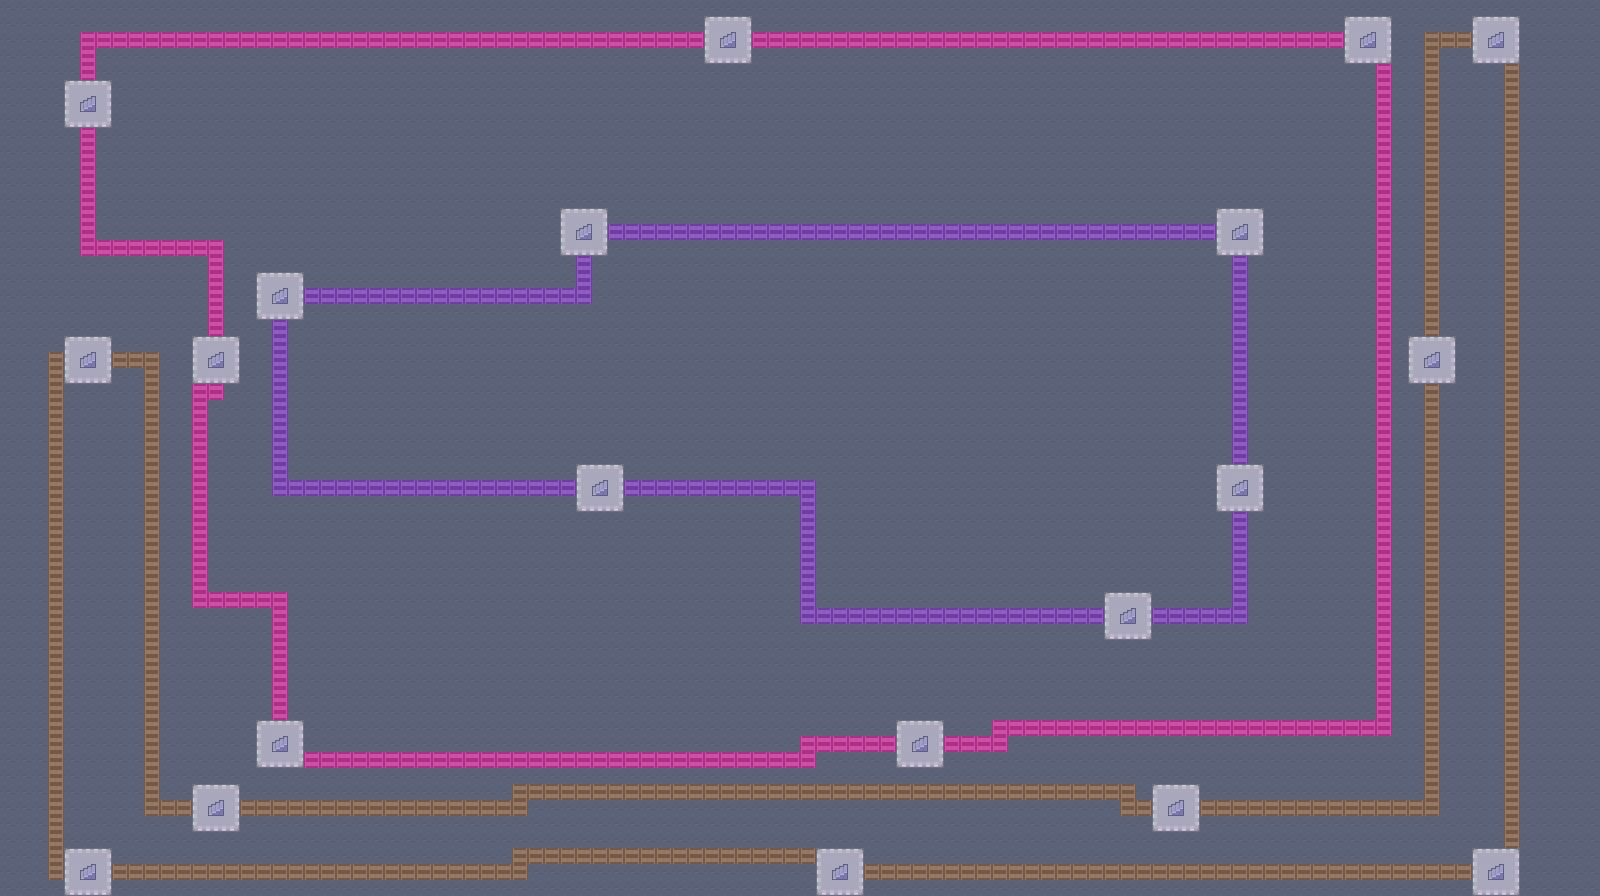

Rendered tile map (Tiled .tmx) drawn with the repository's tilesets; below, a short description and the map source with its tile grids summarised:
An orthogonal 100x56 tile map with 16x16 px tiles, 5 tile layers (back, train, trainStation, stairs, ...), 4 tilesets.

<map version="1.10" tiledversion="1.10.2" orientation="orthogonal" renderorder="right-down" width="100" height="56" tilewidth="16" tileheight="16" infinite="0" nextlayerid="26" nextobjectid="1">
 <tileset firstgid="1" source="TSX/urbanRPG.tsx" />
 <tileset firstgid="487" source="TSX/City_3.tsx" />
 <tileset firstgid="1523" source="TSX/Colours.tsx" />
 <tileset firstgid="1579" source="TSX/houses.tsx" />
 <layer id="25" name="back" width="100" height="56">
  <data>[5600 cells, 5600 non-empty, 1 distinct tile ids]</data>
 </layer>
 <layer id="16" name="train" width="100" height="56">
  <data>[5600 cells, 767 non-empty, 1 distinct tile ids]</data>
 </layer>
 <layer id="17" name="trainStation" width="100" height="56" opacity="0.99">
  <data>[5600 cells, 180 non-empty, 9 distinct tile ids]</data>
 </layer>
 <layer id="23" name="stairs" width="100" height="56">
  <data>[5600 cells, 20 non-empty, 1 distinct tile ids]</data>
 </layer>
 <layer id="24" name="over" width="100" height="56" opacity="0.5">
  <data>[5600 cells, 703 non-empty, 3 distinct tile ids]</data>
 </layer>
</map>
